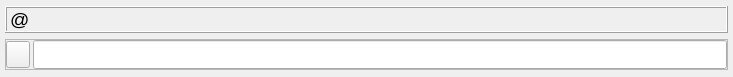
             <widget class="QWidget" name="page_7">
              <property name="geometry">
               <rect>
                <x>0</x>
                <y>0</y>
                <width>733</width>
                <height>77</height>
               </rect>
              </property>
              <property name="sizePolicy">
               <sizepolicy hsizetype="Preferred" vsizetype="Fixed">
                <horstretch>0</horstretch>
                <verstretch>0</verstretch>
               </sizepolicy>
              </property>
              <property name="minimumSize">
               <size>
                <width>0</width>
                <height>0</height>
               </size>
              </property>
              <property name="maximumSize">
               <size>
                <width>16777215</width>
                <height>16777215</height>
               </size>
              </property>
              <property name="sizeIncrement">
               <size>
                <width>0</width>
                <height>0</height>
               </size>
              </property>
              <property name="baseSize">
               <size>
                <width>0</width>
                <height>0</height>
               </size>
              </property>
              <attribute name="icon">
               <iconset resource="icoPack.qrc">
                <normaloff>:/Mainico/ico/命令.ico</normaloff>:/Mainico/ico/命令.ico</iconset>
              </attribute>
              <attribute name="label">
               <string>模拟终端</string>
              </attribute>
              <layout class="QVBoxLayout" name="verticalLayout_18">
               <property name="spacing">
                <number>5</number>
               </property>
               <property name="leftMargin">
                <number>5</number>
               </property>
               <property name="topMargin">
                <number>5</number>
               </property>
               <property name="rightMargin">
                <number>5</number>
               </property>
               <property name="bottomMargin">
                <number>5</number>
               </property>
               <item>
                <widget class="QFrame" name="frame_7">
                 <property name="sizePolicy">
                  <sizepolicy hsizetype="Preferred" vsizetype="Fixed">
                   <horstretch>0</horstretch>
                   <verstretch>0</verstretch>
                  </sizepolicy>
                 </property>
                 <property name="font">
                  <font>
                   <pointsize>13</pointsize>
                   <italic>false</italic>
                   <bold>false</bold>
                   <underline>false</underline>
                   <strikeout>false</strikeout>
                  </font>
                 </property>
                 <property name="frameShape">
                  <enum>QFrame::Box</enum>
                 </property>
                 <property name="frameShadow">
                  <enum>QFrame::Raised</enum>
                 </property>
                 <layout class="QHBoxLayout" name="horizontalLayout_27">
                  <property name="leftMargin">
                   <number>3</number>
                  </property>
                  <property name="topMargin">
                   <number>0</number>
                  </property>
                  <property name="rightMargin">
                   <number>0</number>
                  </property>
                  <property name="bottomMargin">
                   <number>0</number>
                  </property>
                  <item>
                   <widget class="QLabel" name="selectLabel_2">
                    <property name="sizePolicy">
                     <sizepolicy hsizetype="Fixed" vsizetype="Fixed">
                      <horstretch>0</horstretch>
                      <verstretch>0</verstretch>
                     </sizepolicy>
                    </property>
                    <property name="font">
                     <font>
                      <pointsize>14</pointsize>
                      <italic>false</italic>
                      <bold>false</bold>
                      <underline>false</underline>
                      <strikeout>false</strikeout>
                     </font>
                    </property>
                    <property name="lineWidth">
                     <number>1</number>
                    </property>
                    <property name="text">
                     <string>@ </string>
                    </property>
                   </widget>
                  </item>
                  <item>
                   <widget class="QLabel" name="cmdSendLabel">
                    <property name="sizePolicy">
                     <sizepolicy hsizetype="Minimum" vsizetype="Fixed">
                      <horstretch>0</horstretch>
                      <verstretch>0</verstretch>
                     </sizepolicy>
                    </property>
                    <property name="font">
                     <font>
                      <pointsize>13</pointsize>
                      <italic>false</italic>
                      <bold>false</bold>
                      <underline>false</underline>
                      <strikeout>false</strikeout>
                     </font>
                    </property>
                    <property name="lineWidth">
                     <number>1</number>
                    </property>
                    <property name="text">
                     <string/>
                    </property>
                   </widget>
                  </item>
                 </layout>
                </widget>
               </item>
               <item>
                <widget class="QFrame" name="frame_6">
                 <property name="sizePolicy">
                  <sizepolicy hsizetype="Preferred" vsizetype="Fixed">
                   <horstretch>0</horstretch>
                   <verstretch>0</verstretch>
                  </sizepolicy>
                 </property>
                 <property name="frameShape">
                  <enum>QFrame::StyledPanel</enum>
                 </property>
                 <property name="frameShadow">
                  <enum>QFrame::Raised</enum>
                 </property>
                 <layout class="QHBoxLayout" name="horizontalLayout_26">
                  <property name="spacing">
                   <number>3</number>
                  </property>
                  <property name="leftMargin">
                   <number>0</number>
                  </property>
                  <property name="topMargin">
                   <number>0</number>
                  </property>
                  <property name="rightMargin">
                   <number>0</number>
                  </property>
                  <property name="bottomMargin">
                   <number>0</number>
                  </property>
                  <item>
                   <widget class="QToolButton" name="cmdToolButton">
                    <property name="minimumSize">
                     <size>
                      <width>0</width>
                      <height>27</height>
                     </size>
                    </property>
                    <property name="font">
                     <font>
                      <pointsize>13</pointsize>
                      <italic>false</italic>
                      <bold>false</bold>
                      <underline>false</underline>
                      <strikeout>false</strikeout>
                     </font>
                    </property>
                    <property name="toolTip">
                     <string>编辑指令集</string>
                    </property>
                    <property name="whatsThis">
                     <string>编辑指令集</string>
                    </property>
                    <property name="text">
                     <string/>
                    </property>
                    <property name="icon">
                     <iconset resource="icoPack.qrc">
                      <normaloff>:/Mainico/ico/下一.ico</normaloff>:/Mainico/ico/下一.ico</iconset>
                    </property>
                    <property name="iconSize">
                     <size>
                      <width>16</width>
                      <height>16</height>
                     </size>
                    </property>
                   </widget>
                  </item>
                  <item>
                   <widget class="QLineEdit" name="cmdSendLine">
                    <property name="sizePolicy">
                     <sizepolicy hsizetype="Expanding" vsizetype="Preferred">
                      <horstretch>0</horstretch>
                      <verstretch>0</verstretch>
                     </sizepolicy>
                    </property>
                    <property name="font">
                     <font>
                      <family>Consolas</family>
                      <pointsize>13</pointsize>
                      <italic>false</italic>
                      <bold>false</bold>
                      <underline>false</underline>
                      <strikeout>false</strikeout>
                     </font>
                    </property>
                   </widget>
                  </item>
                 </layout>
                </widget>
               </item>
              </layout>
             </widget>
